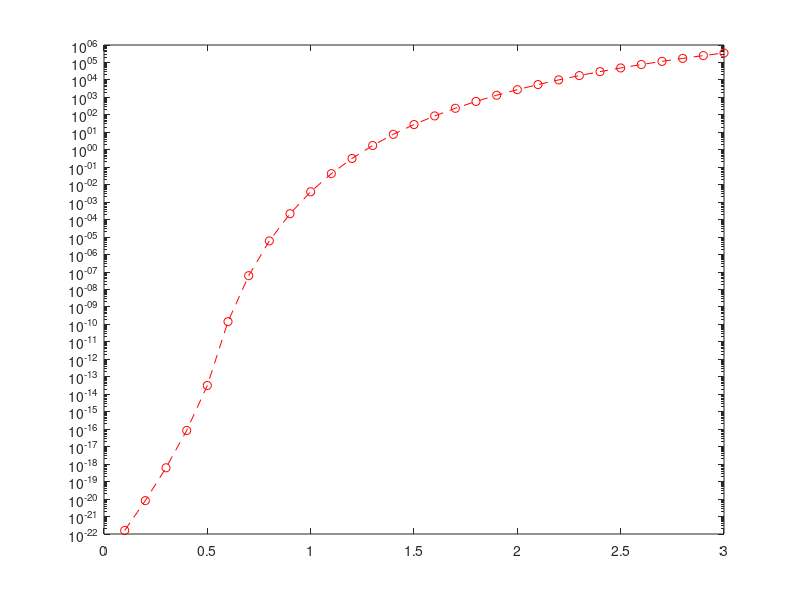

MATLAB code for this plot:
Eb=0.5;

T=300;
kb = 1.3806503e-23; % m^2kgs^{-2}K^{-1}
q = 1.60217646e-19; % C
hbar = 1.05457148e-34; %m^2kg/s
m0 = 9.10938188e-31; % kg;
kbT = kb*T; 
meff=1*m0;
d=10E-9; %m
factor=1E4;

for ii=1:30
V(ii)=ii*0.1;    
if V(ii)<=Eb
J(ii)=q^3*meff/(4*hbar*meff*((q*Eb)^0.5-(q*Eb-q*V(ii))^0.5)^2)*(V(ii)/d)^2*exp(-4*(2*meff)^0.5/(3*hbar*q*V(ii))*d*((q*Eb)^1.5-(q*Eb-q*V(ii))^1.5));
else
J(ii)=q^3*meff/(4*hbar*meff*q*Eb)*(V(ii)/d)^2*exp(-4*(2*meff*(q*Eb)^3)^0.5/(3*hbar*q*V(ii))*d);
end
end
J=J/factor;

semilogy(V,J,'ro--');